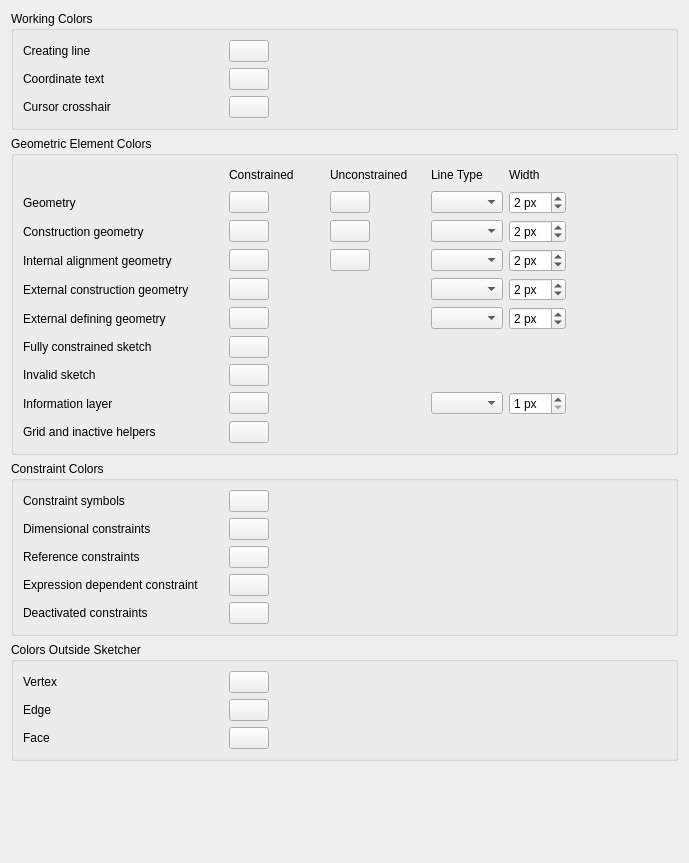
<?xml version="1.0" encoding="UTF-8"?>
<ui version="4.0">
 <class>SketcherGui::SketcherSettingsAppearance</class>
 <widget class="QWidget" name="SketcherGui::SketcherSettingsAppearance">
  <property name="geometry">
   <rect>
    <x>0</x>
    <y>0</y>
    <width>689</width>
    <height>863</height>
   </rect>
  </property>
  <property name="windowTitle">
   <string>Appearance</string>
  </property>
  <layout class="QVBoxLayout" name="verticalLayout_2">
   <item>
    <widget class="QGroupBox" name="groupBox">
     <property name="title">
      <string>Working Colors</string>
     </property>
     <layout class="QGridLayout" name="gridLayout_7">
      <item row="0" column="1">
       <layout class="QGridLayout" name="gridLayout">
        <item row="3" column="0">
         <widget class="QLabel" name="label_6">
          <property name="minimumSize">
           <size>
            <width>200</width>
            <height>0</height>
           </size>
          </property>
          <property name="text">
           <string>Creating line</string>
          </property>
         </widget>
        </item>
        <item row="3" column="1">
         <widget class="Gui::PrefColorButton" name="CreateLineColor">
          <property name="toolTip">
           <string>Color used while new sketch elements are created</string>
          </property>
          <property name="color" stdset="0">
           <color>
            <red>127</red>
            <green>127</green>
            <blue>127</blue>
           </color>
          </property>
          <property name="prefEntry" stdset="0">
           <cstring>CreateLineColor</cstring>
          </property>
          <property name="prefPath" stdset="0">
           <cstring>View</cstring>
          </property>
         </widget>
        </item>
        <item row="3" column="2">
         <spacer name="horizontalSpacer_2">
          <property name="orientation">
           <enum>Qt::Horizontal</enum>
          </property>
          <property name="sizeHint" stdset="0">
           <size>
            <width>40</width>
            <height>20</height>
           </size>
          </property>
         </spacer>
        </item>
        <item row="4" column="0">
         <widget class="QLabel" name="label_5">
          <property name="minimumSize">
           <size>
            <width>200</width>
            <height>0</height>
           </size>
          </property>
          <property name="text">
           <string>Coordinate text</string>
          </property>
         </widget>
        </item>
        <item row="4" column="1">
         <widget class="Gui::PrefColorButton" name="CursorTextColor">
          <property name="toolTip">
           <string>Text color of the coordinates</string>
          </property>
          <property name="color" stdset="0">
           <color>
            <red>0</red>
            <green>0</green>
            <blue>255</blue>
           </color>
          </property>
          <property name="prefEntry" stdset="0">
           <cstring>CursorTextColor</cstring>
          </property>
          <property name="prefPath" stdset="0">
           <cstring>View</cstring>
          </property>
         </widget>
        </item>
        <item row="5" column="0">
         <widget class="QLabel" name="label_19">
          <property name="text">
           <string>Cursor crosshair</string>
          </property>
         </widget>
        </item>
        <item row="5" column="1">
         <widget class="Gui::PrefColorButton" name="CursorCrosshairColor">
          <property name="toolTip">
           <string>Color of the crosshair cursor</string>
          </property>
          <property name="color" stdset="0">
           <color>
            <red>255</red>
            <green>255</green>
            <blue>255</blue>
           </color>
          </property>
          <property name="prefEntry" stdset="0">
           <cstring>CursorCrosshairColor</cstring>
          </property>
          <property name="prefPath" stdset="0">
           <cstring>View</cstring>
          </property>
         </widget>
        </item>
        </layout>
      </item>
     </layout>
    </widget>
   </item>
   <item>
    <widget class="QGroupBox" name="groupBox_2">
     <property name="title">
      <string>Geometric Element Colors</string>
     </property>
     <layout class="QGridLayout" name="gridLayout_6">
      <item row="1" column="1">
       <widget class="QLabel" name="label_7">
        <property name="minimumSize">
         <size>
          <width>95</width>
          <height>0</height>
         </size>
        </property>
        <property name="text">
         <string>Constrained</string>
        </property>
       </widget>
      </item>
      <item row="1" column="2">
       <widget class="QLabel" name="label_9">
        <property name="minimumSize">
         <size>
          <width>95</width>
          <height>0</height>
         </size>
        </property>
        <property name="text">
         <string>Unconstrained</string>
        </property>
       </widget>
      </item>
      <item row="1" column="3">
       <widget class="QLabel" name="label_pattern">
        <property name="text">
         <string>Line Type</string>
        </property>
       </widget>
      </item>
      <item row="1" column="4">
       <widget class="QLabel" name="label_width">
        <property name="text">
         <string>Width</string>
        </property>
       </widget>
      </item>
      <item row="1" column="5">
       <spacer name="horizontalSpacer_6">
        <property name="orientation">
         <enum>Qt::Horizontal</enum>
        </property>
        <property name="sizeHint" stdset="0">
         <size>
          <width>40</width>
          <height>20</height>
         </size>
        </property>
       </spacer>
      </item>
      <item row="5" column="0">
       <widget class="QLabel" name="label">
        <property name="text">
         <string>Geometry</string>
        </property>
       </widget>
      </item>
      <item row="5" column="1">
       <widget class="Gui::PrefColorButton" name="FullyConstraintElementColor">
        <property name="sizePolicy">
         <sizepolicy hsizetype="Maximum" vsizetype="Fixed">
          <horstretch>0</horstretch>
          <verstretch>0</verstretch>
         </sizepolicy>
        </property>
        <property name="toolTip">
         <string>Color of fully constrained normal geometry in edit mode</string>
        </property>
        <property name="color" stdset="0">
         <color>
          <red>128</red>
          <green>208</green>
          <blue>160</blue>
         </color>
        </property>
        <property name="prefEntry" stdset="0">
         <cstring>FullyConstraintElementColor</cstring>
        </property>
        <property name="prefPath" stdset="0">
         <cstring>View</cstring>
        </property>
       </widget>
      </item>
      <item row="5" column="2">
       <widget class="Gui::PrefColorButton" name="EditedEdgeColor">
        <property name="sizePolicy">
         <sizepolicy hsizetype="Maximum" vsizetype="Fixed">
          <horstretch>0</horstretch>
          <verstretch>0</verstretch>
         </sizepolicy>
        </property>
        <property name="toolTip">
         <string>Color of normal geometry in edit mode</string>
        </property>
        <property name="color" stdset="0">
         <color>
          <red>255</red>
          <green>255</green>
          <blue>255</blue>
         </color>
        </property>
        <property name="prefEntry" stdset="0">
         <cstring>EditedEdgeColor</cstring>
        </property>
        <property name="prefPath" stdset="0">
         <cstring>View</cstring>
        </property>
       </widget>
      </item>
      <item row="5" column="3">
       <widget class="QComboBox" name="EdgePattern">
        <property name="toolTip">
         <string>Line pattern of normal edges</string>
        </property>
        <property name="currentIndex">
         <number>-1</number>
        </property>
       </widget>
      </item>
      <item row="5" column="4">
       <widget class="Gui::PrefSpinBox" name="EdgeWidth">
        <property name="toolTip">
         <string>Width of normal edges</string>
        </property>
        <property name="unit" stdset="0">
         <string notr="true">px</string>
        </property>
        <property name="suffix">
         <string notr="true"> px</string>
        </property>
        <property name="minimum">
         <number>1</number>
        </property>
        <property name="maximum">
         <number>99</number>
        </property>
        <property name="value">
         <number>2</number>
        </property>
        <property name="prefEntry" stdset="0">
         <cstring>EdgeWidth</cstring>
        </property>
        <property name="prefPath" stdset="0">
         <cstring>Mod/Sketcher/View</cstring>
        </property>
       </widget>
      </item>
      <item row="7" column="0">
       <widget class="QLabel" name="label_3">
        <property name="text">
         <string>Construction geometry</string>
        </property>
       </widget>
      </item>
      <item row="7" column="1">
       <widget class="Gui::PrefColorButton" name="FullyConstraintConstructionElementColor">
        <property name="sizePolicy">
         <sizepolicy hsizetype="Maximum" vsizetype="Fixed">
          <horstretch>0</horstretch>
          <verstretch>0</verstretch>
         </sizepolicy>
        </property>
        <property name="toolTip">
         <string>Color of fully constrained construction geometry in edit mode</string>
        </property>
        <property name="color" stdset="0">
         <color>
          <red>143</red>
          <green>169</green>
          <blue>253</blue>
         </color>
        </property>
        <property name="prefEntry" stdset="0">
         <cstring>FullyConstraintConstructionElementColor</cstring>
        </property>
        <property name="prefPath" stdset="0">
         <cstring>View</cstring>
        </property>
       </widget>
      </item>
      <item row="7" column="2">
       <widget class="Gui::PrefColorButton" name="ConstructionColor">
        <property name="sizePolicy">
         <sizepolicy hsizetype="Maximum" vsizetype="Fixed">
          <horstretch>0</horstretch>
          <verstretch>0</verstretch>
         </sizepolicy>
        </property>
        <property name="toolTip">
         <string>Color of construction geometry in edit mode</string>
        </property>
        <property name="color" stdset="0">
         <color>
          <red>0</red>
          <green>0</green>
          <blue>220</blue>
         </color>
        </property>
        <property name="prefEntry" stdset="0">
         <cstring>ConstructionColor</cstring>
        </property>
        <property name="prefPath" stdset="0">
         <cstring>View</cstring>
        </property>
       </widget>
      </item>
      <item row="7" column="3">
       <widget class="QComboBox" name="ConstructionPattern">
        <property name="toolTip">
         <string>Line pattern of construction edges</string>
        </property>
        <property name="currentIndex">
         <number>-1</number>
        </property>
       </widget>
      </item>
      <item row="7" column="4">
       <widget class="Gui::PrefSpinBox" name="ConstructionWidth">
        <property name="toolTip">
         <string>Width of construction edges</string>
        </property>
        <property name="unit" stdset="0">
         <string notr="true">px</string>
        </property>
        <property name="suffix">
         <string notr="true"> px</string>
        </property>
        <property name="minimum">
         <number>1</number>
        </property>
        <property name="maximum">
         <number>99</number>
        </property>
        <property name="value">
         <number>2</number>
        </property>
        <property name="prefEntry" stdset="0">
         <cstring>ConstructionWidth</cstring>
        </property>
        <property name="prefPath" stdset="0">
         <cstring>Mod/Sketcher/View</cstring>
        </property>
       </widget>
      </item>
      <item row="8" column="0">
       <widget class="QLabel" name="label_ia">
        <property name="text">
         <string>Internal alignment geometry</string>
        </property>
       </widget>
      </item>
      <item row="8" column="1">
       <widget class="Gui::PrefColorButton" name="FullyConstraintInternalAlignmentColor">
        <property name="sizePolicy">
         <sizepolicy hsizetype="Maximum" vsizetype="Fixed">
          <horstretch>0</horstretch>
          <verstretch>0</verstretch>
         </sizepolicy>
        </property>
        <property name="toolTip">
         <string>Color of fully constrained internal alignment geometry in edit mode</string>
        </property>
        <property name="color" stdset="0">
         <color>
          <red>222</red>
          <green>222</green>
          <blue>200</blue>
         </color>
        </property>
        <property name="prefEntry" stdset="0">
         <cstring>FullyConstraintInternalAlignmentColor</cstring>
        </property>
        <property name="prefPath" stdset="0">
         <cstring>View</cstring>
        </property>
       </widget>
      </item>
      <item row="8" column="2">
       <widget class="Gui::PrefColorButton" name="InternalAlignedGeoColor">
        <property name="sizePolicy">
         <sizepolicy hsizetype="Maximum" vsizetype="Fixed">
          <horstretch>0</horstretch>
          <verstretch>0</verstretch>
         </sizepolicy>
        </property>
        <property name="toolTip">
         <string>Color of internal alignment geometry in edit mode</string>
        </property>
        <property name="color" stdset="0">
         <color>
          <red>178</red>
          <green>178</green>
          <blue>127</blue>
         </color>
        </property>
        <property name="prefEntry" stdset="0">
         <cstring>InternalAlignedGeoColor</cstring>
        </property>
        <property name="prefPath" stdset="0">
         <cstring>View</cstring>
        </property>
       </widget>
      </item>
      <item row="8" column="3">
       <widget class="QComboBox" name="InternalPattern">
        <property name="toolTip">
         <string>Line pattern of internal aligned edges</string>
        </property>
        <property name="currentIndex">
         <number>-1</number>
        </property>
       </widget>
      </item>
      <item row="8" column="4">
       <widget class="Gui::PrefSpinBox" name="InternalWidth">
        <property name="toolTip">
         <string>Width of internal aligned edges</string>
        </property>
        <property name="unit" stdset="0">
         <string notr="true">px</string>
        </property>
        <property name="suffix">
         <string notr="true"> px</string>
        </property>
        <property name="minimum">
         <number>1</number>
        </property>
        <property name="maximum">
         <number>99</number>
        </property>
        <property name="value">
         <number>2</number>
        </property>
        <property name="prefEntry" stdset="0">
         <cstring>InternalWidth</cstring>
        </property>
        <property name="prefPath" stdset="0">
         <cstring>Mod/Sketcher/View</cstring>
        </property>
       </widget>
      </item>
      <item row="9" column="0">
       <widget class="QLabel" name="label_20">
        <property name="text">
         <string>External construction geometry</string>
        </property>
       </widget>
      </item>
      <item row="9" column="1">
       <widget class="Gui::PrefColorButton" name="ExternalColor">
        <property name="sizePolicy">
         <sizepolicy hsizetype="Maximum" vsizetype="Fixed">
          <horstretch>0</horstretch>
          <verstretch>0</verstretch>
         </sizepolicy>
        </property>
        <property name="toolTip">
         <string>Color of external construction geometry in edit mode</string>
        </property>
        <property name="color" stdset="0">
         <color>
          <red>204</red>
          <green>51</green>
          <blue>115</blue>
         </color>
        </property>
        <property name="prefEntry" stdset="0">
         <cstring>ExternalColor</cstring>
        </property>
        <property name="prefPath" stdset="0">
         <cstring>View</cstring>
        </property>
       </widget>
      </item>
      <item row="9" column="3">
       <widget class="QComboBox" name="ExternalPattern">
        <property name="toolTip">
         <string>Line pattern of external construction edges</string>
        </property>
        <property name="currentIndex">
         <number>-1</number>
        </property>
       </widget>
      </item>
      <item row="9" column="4">
       <widget class="Gui::PrefSpinBox" name="ExternalWidth">
        <property name="toolTip">
         <string>Width of external construction edges</string>
        </property>
        <property name="unit" stdset="0">
         <string notr="true">px</string>
        </property>
        <property name="suffix">
         <string notr="true"> px</string>
        </property>
        <property name="minimum">
         <number>1</number>
        </property>
        <property name="maximum">
         <number>99</number>
        </property>
        <property name="value">
         <number>2</number>
        </property>
        <property name="prefEntry" stdset="0">
         <cstring>ExternalWidth</cstring>
        </property>
        <property name="prefPath" stdset="0">
         <cstring>Mod/Sketcher/View</cstring>
        </property>
       </widget>
      </item>
	  <item row="10" column="0">
       <widget class="QLabel" name="label_21">
        <property name="text">
         <string>External defining geometry</string>
        </property>
       </widget>
      </item>
      <item row="10" column="1">
       <widget class="Gui::PrefColorButton" name="ExternalDefiningColor">
        <property name="sizePolicy">
         <sizepolicy hsizetype="Maximum" vsizetype="Fixed">
          <horstretch>0</horstretch>
          <verstretch>0</verstretch>
         </sizepolicy>
        </property>
        <property name="toolTip">
         <string>Color of external defining geometry in edit mode</string>
        </property>
        <property name="color" stdset="0">
         <color>
          <red>204</red>
          <green>51</green>
          <blue>153</blue>
         </color>
        </property>
        <property name="prefEntry" stdset="0">
         <cstring>ExternalDefiningColor</cstring>
        </property>
        <property name="prefPath" stdset="0">
         <cstring>View</cstring>
        </property>
       </widget>
      </item>
	  <item row="10" column="3">
       <widget class="QComboBox" name="ExternalDefiningPattern">
        <property name="toolTip">
         <string>Line pattern of external defining edges</string>
        </property>
        <property name="currentIndex">
         <number>-1</number>
        </property>
       </widget>
      </item>
      <item row="10" column="4">
       <widget class="Gui::PrefSpinBox" name="ExternalDefiningWidth">
        <property name="toolTip">
         <string>Width of external defining edges</string>
        </property>
        <property name="unit" stdset="0">
         <string notr="true">px</string>
        </property>
        <property name="suffix">
         <string notr="true"> px</string>
        </property>
        <property name="minimum">
         <number>1</number>
        </property>
        <property name="maximum">
         <number>99</number>
        </property>
        <property name="value">
         <number>2</number>
        </property>
        <property name="prefEntry" stdset="0">
         <cstring>ExternalDefiningWidth</cstring>
        </property>
        <property name="prefPath" stdset="0">
         <cstring>Mod/Sketcher/View</cstring>
        </property>
       </widget>
      </item>
      <item row="11" column="0">
       <widget class="QLabel" name="label_45">
        <property name="minimumSize">
         <size>
          <width>200</width>
          <height>0</height>
         </size>
        </property>
        <property name="text">
         <string>Fully constrained sketch</string>
        </property>
       </widget>
      </item>
      <item row="11" column="1">
       <widget class="Gui::PrefColorButton" name="FullyConstrainedColor">
        <property name="sizePolicy">
         <sizepolicy hsizetype="Maximum" vsizetype="Fixed">
          <horstretch>0</horstretch>
          <verstretch>0</verstretch>
         </sizepolicy>
        </property>
        <property name="toolTip">
         <string>Color of geometry indicating a fully constrained sketch</string>
        </property>
        <property name="color" stdset="0">
         <color>
          <red>0</red>
          <green>255</green>
          <blue>0</blue>
         </color>
        </property>
        <property name="prefEntry" stdset="0">
         <cstring>FullyConstrainedColor</cstring>
        </property>
        <property name="prefPath" stdset="0">
         <cstring>View</cstring>
        </property>
       </widget>
      </item>
      <item row="12" column="0">
       <widget class="QLabel" name="label_4">
        <property name="text">
         <string>Invalid sketch</string>
        </property>
       </widget>
      </item>
      <item row="12" column="1">
       <widget class="Gui::PrefColorButton" name="InvalidSketchColor">
        <property name="sizePolicy">
         <sizepolicy hsizetype="Maximum" vsizetype="Fixed">
          <horstretch>0</horstretch>
          <verstretch>0</verstretch>
         </sizepolicy>
        </property>
        <property name="toolTip">
         <string>Color of geometry indicating an invalid sketch</string>
        </property>
        <property name="color" stdset="0">
         <color>
          <red>255</red>
          <green>109</green>
          <blue>0</blue>
         </color>
        </property>
        <property name="prefEntry" stdset="0">
         <cstring>InvalidSketchColor</cstring>
        </property>
        <property name="prefPath" stdset="0">
         <cstring>View</cstring>
        </property>
       </widget>
      </item>
      <item row="14" column="0">
       <widget class="QLabel" name="label_3">
        <property name="text">
         <string>Information layer</string>
        </property>
       </widget>
      </item>
      <item row="14" column="1">
       <widget class="Gui::PrefColorButton" name="InformationColor">
        <property name="sizePolicy">
         <sizepolicy hsizetype="Maximum" vsizetype="Fixed">
          <horstretch>0</horstretch>
          <verstretch>0</verstretch>
         </sizepolicy>
        </property>
        <property name="toolTip">
         <string>Color of arc and line helpers and also bspline polygon, comb...</string>
        </property>
        <property name="color" stdset="0">
         <color>
          <red>0</red>
          <green>255</green>
          <blue>0</blue>
         </color>
        </property>
        <property name="prefEntry" stdset="0">
         <cstring>InformationColor</cstring>
        </property>
        <property name="prefPath" stdset="0">
         <cstring>View</cstring>
        </property>
       </widget>
      </item>
      <item row="14" column="3">
       <widget class="QComboBox" name="InformationPattern">
        <property name="toolTip">
         <string>Line pattern of information edges</string>
        </property>
        <property name="currentIndex">
         <number>-1</number>
        </property>
       </widget>
      </item>
      <item row="14" column="4">
       <widget class="Gui::PrefSpinBox" name="InformationWidth">
        <property name="toolTip">
         <string>Width of information edges</string>
        </property>
        <property name="unit" stdset="0">
         <string notr="true">px</string>
        </property>
        <property name="suffix">
         <string notr="true"> px</string>
        </property>
        <property name="minimum">
         <number>1</number>
        </property>
        <property name="maximum">
         <number>99</number>
        </property>
        <property name="value">
         <number>1</number>
        </property>
        <property name="prefEntry" stdset="0">
         <cstring>InformationWidth</cstring>
        </property>
        <property name="prefPath" stdset="0">
         <cstring>Mod/Sketcher/View</cstring>
        </property>
       </widget>
      </item>
      <item row="15" column="0">
       <widget class="QLabel" name="labelGridLineColor">
        <property name="text">
         <string>Grid and inactive helpers</string>
        </property>
        <property name="buddy">
         <cstring>GridLineColor</cstring>
        </property>
       </widget>
      </item>
      <item row="15" column="1">
       <widget class="Gui::PrefColorButton" name="GridLineColor">
        <property name="sizePolicy">
         <sizepolicy hsizetype="Maximum" vsizetype="Fixed">
          <horstretch>0</horstretch>
          <verstretch>0</verstretch>
         </sizepolicy>
        </property>
        <property name="toolTip">
         <string>Color of sketch grid lines and inactive helper lines</string>
        </property>
        <property name="color" stdset="0">
         <color>
          <red>178</red>
          <green>178</green>
          <blue>178</blue>
         </color>
        </property>
        <property name="prefEntry" stdset="0">
         <cstring>GridLineColor</cstring>
        </property>
        <property name="prefPath" stdset="0">
         <cstring>Mod/Sketcher/General</cstring>
        </property>
       </widget>
      </item>
     </layout>
    </widget>
   </item>
   <item>
    <widget class="QGroupBox" name="groupBoxSketcherColor">
     <property name="title">
      <string>Constraint Colors</string>
     </property>
     <layout class="QHBoxLayout" name="horizontalLayout_2">
      <item>
       <layout class="QGridLayout" name="gridLayout_2">
        <item row="10" column="0">
         <widget class="QLabel" name="label_14">
          <property name="minimumSize">
           <size>
            <width>200</width>
            <height>0</height>
           </size>
          </property>
          <property name="text">
           <string>Constraint symbols</string>
          </property>
         </widget>
        </item>
        <item row="10" column="1">
         <widget class="Gui::PrefColorButton" name="ConstrainedColor">
          <property name="toolTip">
           <string>Color of driving constraints in edit mode</string>
          </property>
          <property name="color" stdset="0">
           <color>
            <red>255</red>
            <green>38</green>
            <blue>0</blue>
           </color>
          </property>
          <property name="prefEntry" stdset="0">
           <cstring>ConstrainedIcoColor</cstring>
          </property>
          <property name="prefPath" stdset="0">
           <cstring>View</cstring>
          </property>
         </widget>
        </item>
        <item row="11" column="0">
         <widget class="QLabel" name="label_15">
          <property name="text">
           <string>Dimensional constraints</string>
          </property>
         </widget>
        </item>
        <item row="11" column="1">
         <widget class="Gui::PrefColorButton" name="DatumColor">
          <property name="toolTip">
           <string>Color of dimensional driving constraints in edit mode</string>
          </property>
          <property name="color" stdset="0">
           <color>
            <red>255</red>
            <green>38</green>
            <blue>0</blue>
           </color>
          </property>
          <property name="prefEntry" stdset="0">
           <cstring>ConstrainedDimColor</cstring>
          </property>
          <property name="prefPath" stdset="0">
           <cstring>View</cstring>
          </property>
         </widget>
        </item>
        <item row="12" column="0">
         <widget class="QLabel" name="label_8">
          <property name="text">
           <string>Reference constraints</string>
          </property>
         </widget>
        </item>
        <item row="12" column="1">
         <widget class="Gui::PrefColorButton" name="NonDrivingConstraintColor">
          <property name="toolTip">
           <string>Color of reference constraints in edit mode</string>
          </property>
          <property name="color" stdset="0">
           <color>
            <red>0</red>
            <green>38</green>
            <blue>255</blue>
           </color>
          </property>
          <property name="prefEntry" stdset="0">
           <cstring>NonDrivingConstrDimColor</cstring>
          </property>
          <property name="prefPath" stdset="0">
           <cstring>View</cstring>
          </property>
         </widget>
        </item>
        <item row="13" column="0">
         <widget class="QLabel" name="labelexpr">
          <property name="text">
           <string>Expression dependent constraint</string>
          </property>
         </widget>
        </item>
        <item row="13" column="1">
         <widget class="Gui::PrefColorButton" name="ExprBasedConstrDimColor">
          <property name="toolTip">
           <string>Color of expression dependent constraints in edit mode</string>
          </property>
          <property name="color" stdset="0">
           <color>
            <red>255</red>
            <green>127</green>
            <blue>38</blue>
           </color>
          </property>
          <property name="prefEntry" stdset="0">
           <cstring>ExprBasedConstrDimColor</cstring>
          </property>
          <property name="prefPath" stdset="0">
           <cstring>View</cstring>
          </property>
         </widget>
        </item>
        <item row="14" column="0">
         <widget class="QLabel" name="labeldeact">
          <property name="text">
           <string>Deactivated constraints</string>
          </property>
         </widget>
        </item>
        <item row="14" column="1">
         <widget class="Gui::PrefColorButton" name="DeactivatedConstrDimColor">
          <property name="toolTip">
           <string>Color of deactivated constraints in edit mode</string>
          </property>
          <property name="color" stdset="0">
           <color>
            <red>127</red>
            <green>127</green>
            <blue>127</blue>
           </color>
          </property>
          <property name="prefEntry" stdset="0">
           <cstring>DeactivatedConstrDimColor</cstring>
          </property>
          <property name="prefPath" stdset="0">
           <cstring>View</cstring>
          </property>
         </widget>
        </item>
       </layout>
      </item>
      <item>
       <spacer name="horizontalSpacer_4">
        <property name="orientation">
         <enum>Qt::Horizontal</enum>
        </property>
        <property name="sizeHint" stdset="0">
         <size>
          <width>40</width>
          <height>20</height>
         </size>
        </property>
       </spacer>
      </item>
     </layout>
    </widget>
   </item>
   <item>
    <widget class="QGroupBox" name="groupBox_3">
     <property name="title">
      <string>Colors Outside Sketcher</string>
     </property>
     <layout class="QGridLayout" name="gridLayout_4">
      <item row="0" column="0">
       <widget class="QLabel" name="label_18">
        <property name="text">
         <string>Vertex</string>
        </property>
       </widget>
      </item>
      <item row="0" column="1">
       <widget class="Gui::PrefColorButton" name="SketchVertexColor">
        <property name="toolTip">
         <string>Color of vertices outside edit mode</string>
        </property>
        <property name="color" stdset="0">
         <color>
          <red>255</red>
          <green>255</green>
          <blue>255</blue>
         </color>
        </property>
        <property name="prefEntry" stdset="0">
         <cstring>SketchVertexColor</cstring>
        </property>
        <property name="prefPath" stdset="0">
         <cstring>View</cstring>
        </property>
       </widget>
      </item>
      <item row="0" column="2">
       <spacer name="horizontalSpacer">
        <property name="orientation">
         <enum>Qt::Horizontal</enum>
        </property>
        <property name="sizeHint" stdset="0">
         <size>
          <width>40</width>
          <height>20</height>
         </size>
        </property>
       </spacer>
      </item>
      <item row="1" column="0">
       <widget class="QLabel" name="label_17">
        <property name="minimumSize">
         <size>
          <width>200</width>
          <height>0</height>
         </size>
        </property>
        <property name="text">
         <string>Edge</string>
        </property>
       </widget>
      </item>
      <item row="1" column="1">
       <widget class="Gui::PrefColorButton" name="SketchEdgeColor">
        <property name="toolTip">
         <string>Color of edges outside edit mode</string>
        </property>
        <property name="color" stdset="0">
         <color>
          <red>255</red>
          <green>255</green>
          <blue>255</blue>
         </color>
        </property>
        <property name="prefEntry" stdset="0">
         <cstring>SketchEdgeColor</cstring>
        </property>
        <property name="prefPath" stdset="0">
         <cstring>View</cstring>
        </property>
       </widget>
      </item>
      <item row="2" column="0">
       <widget class="QLabel" name="label_10">
        <property name="text">
         <string>Face</string>
        </property>
       </widget>
      </item>
      <item row="2" column="1">
       <widget class="Gui::PrefColorButton" name="InternalFaceColor">
        <property name="sizePolicy">
         <sizepolicy hsizetype="Maximum" vsizetype="Fixed">
          <horstretch>0</horstretch>
          <verstretch>0</verstretch>
         </sizepolicy>
        </property>
        <property name="toolTip">
         <string>Color of internal faces formed by intersecting geometry or closed loops in the sketch</string>
        </property>
        <property name="color" stdset="0">
         <color alpha="77">
          <red>166</red>
          <green>201</green>
          <blue>236</blue>
         </color>
        </property>
        <property name="prefEntry" stdset="0">
         <cstring>SketchFaceColor</cstring>
        </property>
        <property name="prefPath" stdset="0">
         <cstring>Mod/Sketcher/General</cstring>
        </property>
       </widget>
      </item>
     </layout>
    </widget>
   </item>
   <item>
    <spacer name="verticalSpacer">
     <property name="orientation">
      <enum>Qt::Vertical</enum>
     </property>
     <property name="sizeHint" stdset="0">
      <size>
       <width>20</width>
       <height>40</height>
      </size>
     </property>
    </spacer>
   </item>
  </layout>
 </widget>
 <customwidgets>
  <customwidget>
   <class>Gui::PrefSpinBox</class>
   <extends>QSpinBox</extends>
   <header>Gui/PrefWidgets.h</header>
  </customwidget>
  <customwidget>
   <class>Gui::ColorButton</class>
   <extends>QPushButton</extends>
   <header>Gui/Widgets.h</header>
  </customwidget>
  <customwidget>
   <class>Gui::PrefColorButton</class>
   <extends>Gui::ColorButton</extends>
   <header>Gui/PrefWidgets.h</header>
  </customwidget>
 </customwidgets>
 <resources/>
 <connections/>
</ui>
